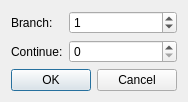
<?xml version="1.0" encoding="UTF-8"?>
<ui version="4.0">
 <class>RoundaboutSegmentDialog</class>
 <widget class="QDialog" name="RoundaboutSegmentDialog">
  <property name="geometry">
   <rect>
    <x>0</x>
    <y>0</y>
    <width>174</width>
    <height>95</height>
   </rect>
  </property>
  <property name="windowTitle">
   <string>Dialog</string>
  </property>
  <layout class="QVBoxLayout" name="verticalLayout">
   <item>
    <layout class="QFormLayout" name="formLayout">
     <item row="0" column="0">
      <widget class="QLabel" name="labelBranchFrequency">
       <property name="text">
        <string>Branch:</string>
       </property>
      </widget>
     </item>
     <item row="1" column="0">
      <widget class="QLabel" name="labelContinueFrequency">
       <property name="text">
        <string>Continue:</string>
       </property>
      </widget>
     </item>
     <item row="0" column="1">
      <widget class="QSpinBox" name="spinBoxBranchFrequency">
       <property name="value">
        <number>1</number>
       </property>
      </widget>
     </item>
     <item row="1" column="1">
      <widget class="QSpinBox" name="spinBoxContinueFrequency"/>
     </item>
    </layout>
   </item>
   <item>
    <widget class="QDialogButtonBox" name="buttonBox">
     <property name="orientation">
      <enum>Qt::Horizontal</enum>
     </property>
     <property name="standardButtons">
      <set>QDialogButtonBox::Cancel|QDialogButtonBox::Ok</set>
     </property>
    </widget>
   </item>
  </layout>
 </widget>
 <resources/>
 <connections>
  <connection>
   <sender>buttonBox</sender>
   <signal>accepted()</signal>
   <receiver>RoundaboutSegmentDialog</receiver>
   <slot>accept()</slot>
   <hints>
    <hint type="sourcelabel">
     <x>248</x>
     <y>254</y>
    </hint>
    <hint type="destinationlabel">
     <x>157</x>
     <y>274</y>
    </hint>
   </hints>
  </connection>
  <connection>
   <sender>buttonBox</sender>
   <signal>rejected()</signal>
   <receiver>RoundaboutSegmentDialog</receiver>
   <slot>reject()</slot>
   <hints>
    <hint type="sourcelabel">
     <x>316</x>
     <y>260</y>
    </hint>
    <hint type="destinationlabel">
     <x>286</x>
     <y>274</y>
    </hint>
   </hints>
  </connection>
 </connections>
</ui>
